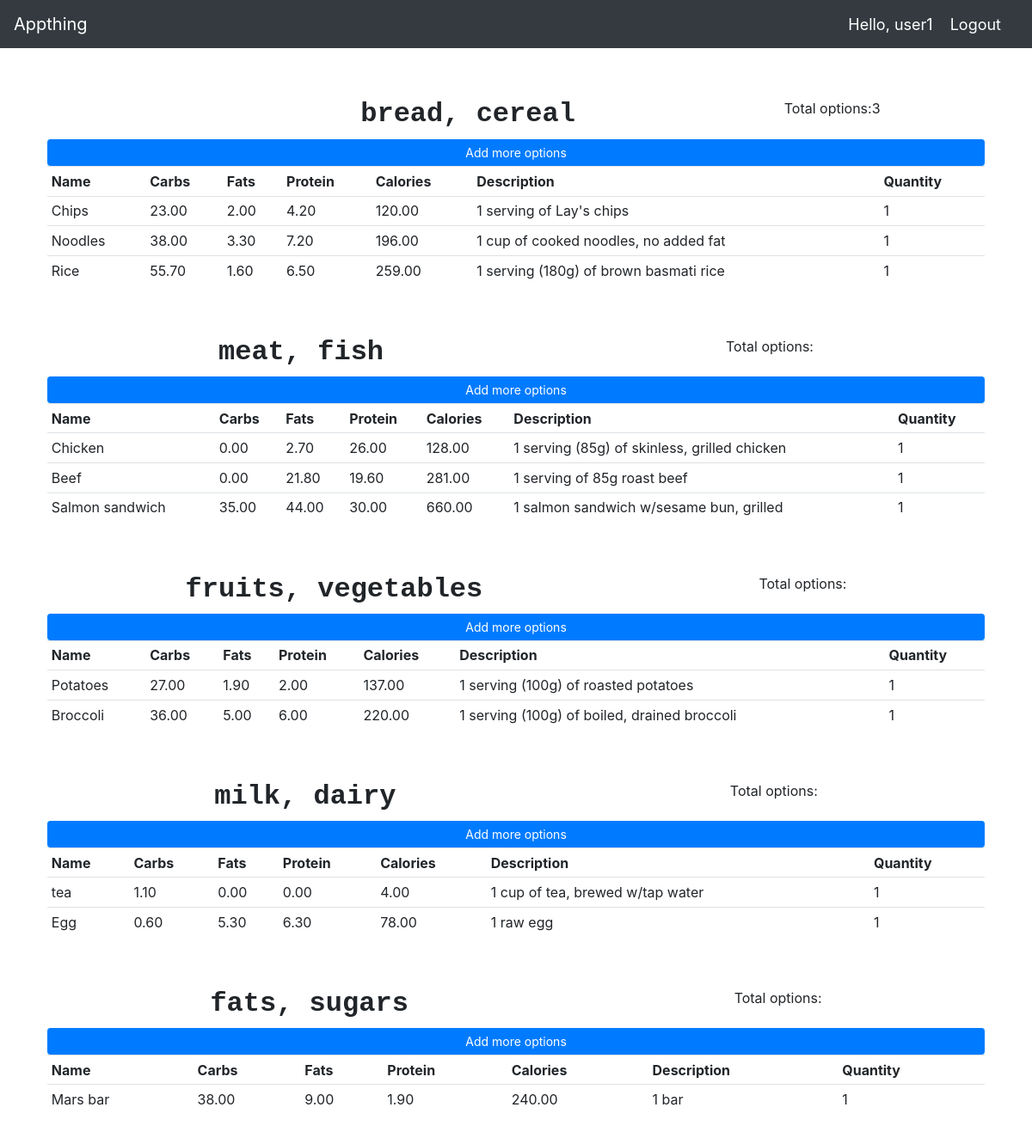
The page /product/ (signed in) on the database as committed earlier.
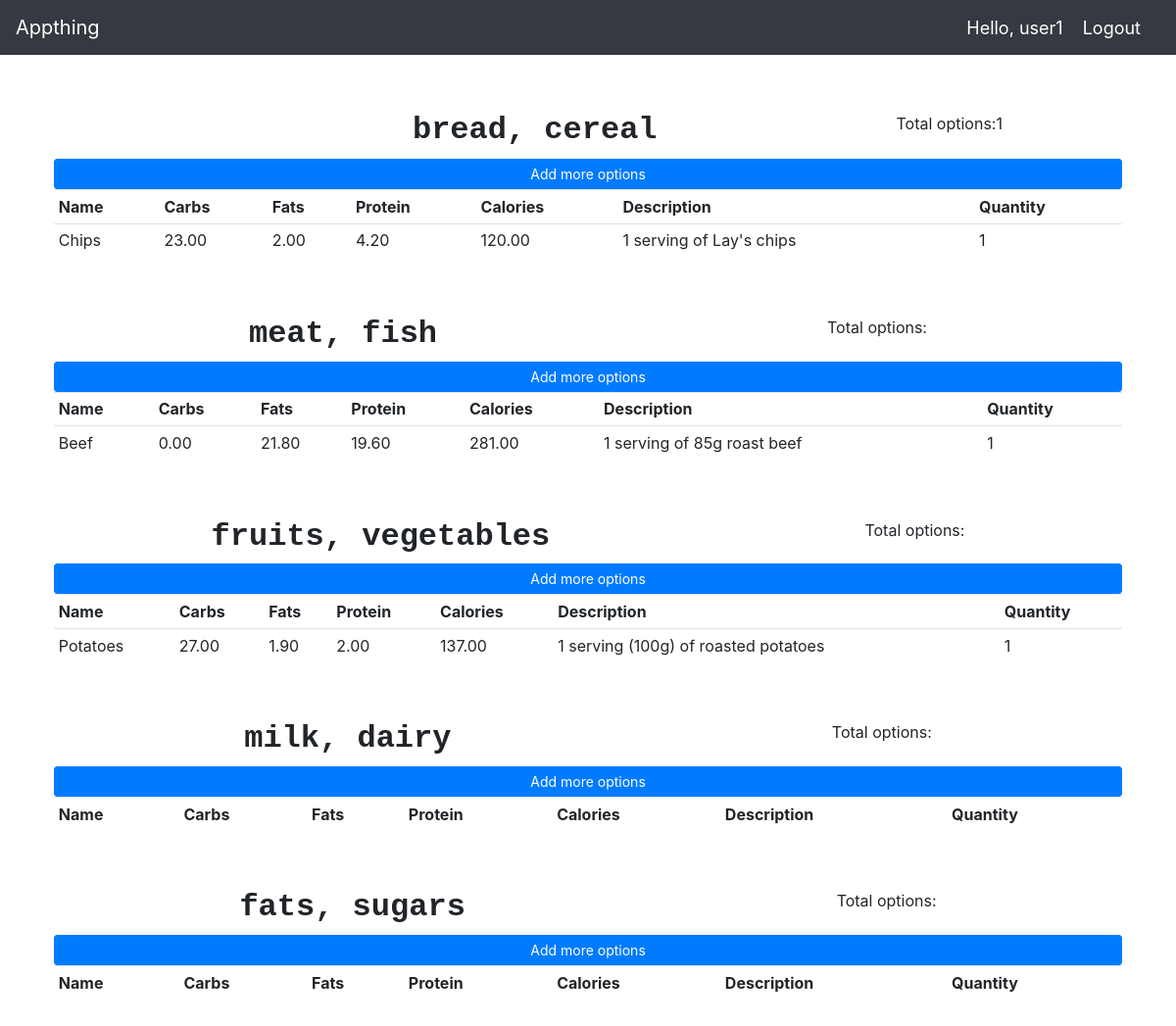
The same page on the database as committed later.
### Appthing/models.py (models this page shows, shortened)
class Fooditem(models.Model):
    name = models.CharField(max_length=200)
    category = models.ManyToManyField(Category)
    carbohydrate = models.DecimalField(max_digits=5,decimal_places=2,default=0)
    fats = models.DecimalField(max_digits=5,decimal_places=2,default=0)
    protein = models.DecimalField(max_digits=5,decimal_places=2,default=0)
    calories=models.DecimalField(max_digits=5,decimal_places=2,default=0,blank=True)
    quantity = models.IntegerField(default=1,null=True,blank=True)
    description = models.CharField(max_length=200,null=True,blank=True)

### Appthing/views.py (the view)
# urls.py: path('product/',views.fooditem,name='fooditem'),
@login_required(login_url='login')
def fooditem(request):
    bread=Category.objects.filter(name='bread, cereal')[0].fooditem_set.all()
    bcnt=bread.count()
    meat=Category.objects.filter(name='meat, fish')[0].fooditem_set.all()
    mcnt=meat.count()
    fruits=Category.objects.filter(name='fruits, vegetables')[0].fooditem_set.all()
    fcnt=fruits.count()
    milk=Category.objects.filter(name='milk, dairy')[0].fooditem_set.all()
    mcnt=milk.count()
    fats=Category.objects.filter(name='fats, sugars')[0].fooditem_set.all()
    facnt=fats.count()
    context={'bread':bread,
              'bcnt':bcnt,
              'mcnt':mcnt,
              'mcnt':mcnt,
              'fcnt':fcnt,
              'facnt':facnt,
              'meat':meat,
              'fruits':fruits,
              'milk':milk,
              'fats':fats,
            }
    return render(request,'fooditem.html',context)

### Appthing/templates/fooditem.html (shortened to what the changed rows need)
{% extends 'main.html' %}
{% load static%}
{% block content %}
    <div class="flex-box-row">
        <br>
        <br>
        <h5 id="heading">bread, cereal</h5>
        <h7>Total options:{{bcnt}}</h7>
            <a class="btn btn-primary  btn-sm btn-block" href="{% url 'createfooditem' %}">Add more options</a>
            <table class="table table-sm">
                <tr>
                    <th>Name</th>
                    <th>Carbs</th>
                    <th>Fats</th>
                    <th>Protein</th>
                    <th>Calories</th>
                    <th>Description</th>
                    <th>Quantity</th>
                </tr>
               {% for items in bread %}
                <tr>
                    <td>{{items.name}} </td>
                    <td>{{items.carbohydrate}} </td>
                    <td>{{items.fats}} </td>
                    <td>{{items.protein}} </td>
                    <td>{{items.calories}} </td>
                    <td>{{items.description}} </td>
                    <td>{{items.quantity}} </td>
                    </tr>
                {% endfor %}
            </table>
    </div>
    <br>
    <div class="flex-box-row">
            <table class="table table-sm">
                <tr>
                    <th>Name</th>
                    <th>Carbs</th>
                    <th>Fats</th>
                    <th>Protein</th>
                    <th>Calories</th>
                    <th>Description</th>
                    <th>Quantity</th>
                </tr>
               {% for items in meat %}
                <tr>
                    <td>{{items.name}} </td>
                    <td>{{items.carbohydrate}} </td>
                    <td>{{items.fats}} </td>
                    <td>{{items.protein}} </td>
                    <td>{{items.calories}} </td>
                    <td>{{items.description}} </td>
                    <td>{{items.quantity}} </td>
                    </tr>
                {% endfor %}
            </table>
    </div>
    <br>
    <div class="flex-box-row">
            <table class="table table-sm">
                <tr>
                    <th>Name</th>
                    <th>Carbs</th>
                    <th>Fats</th>
                    <th>Protein</th>
                    <th>Calories</th>
                    <th>Description</th>
                    <th>Quantity</th>
                </tr>
               {% for items in fruits %}
                <tr>
                    <td>{{items.name}} </td>
                    <td>{{items.carbohydrate}} </td>
                    <td>{{items.fats}} </td>
                    <td>{{items.protein}} </td>
                    <td>{{items.calories}} </td>
                    <td>{{items.description}} </td>
                    <td>{{items.quantity}} </td>
                    </tr>
                {% endfor %}
            </table>
    </div>
    <br>
    <div class="flex-box-row">
            <table class="table table-sm">
                <tr>
                    <th>Name</th>
                    <th>Carbs</th>
                    <th>Fats</th>
                    <th>Protein</th>
                    <th>Calories</th>
                    <th>Description</th>
                    <th>Quantity</th>
                </tr>
               {% for items in milk %}
                <tr>
                    <td>{{items.name}} </td>
                    <td>{{items.carbohydrate}} </td>
                    <td>{{items.fats}} </td>
                    <td>{{items.protein}} </td>
                    <td>{{items.calories}} </td>
                    <td>{{items.description}} </td>
                    <td>{{items.quantity}} </td>
                    </tr>
                {% endfor %}
            </table>
    </div>
    <br>
    <div class="flex-box-row">
            <table class="table table-sm">
                <tr>
                    <th>Name</th>
                    <th>Carbs</th>
                    <th>Fats</th>
                    <th>Protein</th>
                    <th>Calories</th>
                    <th>Description</th>
                    <th>Quantity</th>
                </tr>
            {% for items in fats %}
                <tr>
                    <td>{{items.name}} </td>
                    <td>{{items.carbohydrate}} </td>
                    <td>{{items.fats}} </td>
                    <td>{{items.protein}} </td>
                    <td>{{items.calories}} </td>
                    <td>{{items.description}} </td>
                    <td>{{items.quantity}} </td>
                    </tr>
                {% endfor %}
            </table>
    </div>
    <br>
</div>
{% endblock %}

Rows that differ between the two databases and show on the page:
removed Fooditem: name "Noodles", carbohydrate "38.00", fats "3.30", protein "7.20", calories "196.00", description "1 cup of cooked noodles, no added fat", quantity "1", shown under "Total options:3"
removed Fooditem: name "Rice", carbohydrate "55.70", fats "1.60", protein "6.50", calories "259.00", description "1 serving (180g) of brown basmati rice", quantity "1", shown under "Total options:3"
removed Fooditem: name "Chicken", carbohydrate "0.00", fats "2.70", protein "26.00", calories "128.00", description "1 serving (85g) of skinless, grilled chicken", quantity "1", shown under "Total options:"
removed Fooditem: name "Salmon sandwich", carbohydrate "35.00", fats "44.00", protein "30.00", calories "660.00", description "1 salmon sandwich w/sesame bun, grilled", quantity "1", shown under "Total options:"
removed Fooditem: name "Broccoli", carbohydrate "36.00", fats "5.00", protein "6.00", calories "220.00", description "1 serving (100g) of boiled, drained broccoli", quantity "1", shown under "Total options:"
removed Fooditem: name "tea", carbohydrate "1.10", fats "0.00", protein "0.00", calories "4.00", description "1 cup of tea, brewed w/tap water", quantity "1", shown under "Total options:"
removed Fooditem: name "Egg", carbohydrate "0.60", fats "5.30", protein "6.30", calories "78.00", description "1 raw egg", quantity "1", shown under "Total options:"
removed Fooditem: name "Mars bar", carbohydrate "38.00", fats "9.00", protein "1.90", calories "240.00", description "1 bar", quantity "1", shown under "Total options:"
Other text that changed with them:
{{ bcnt }}: "3" → "1"
